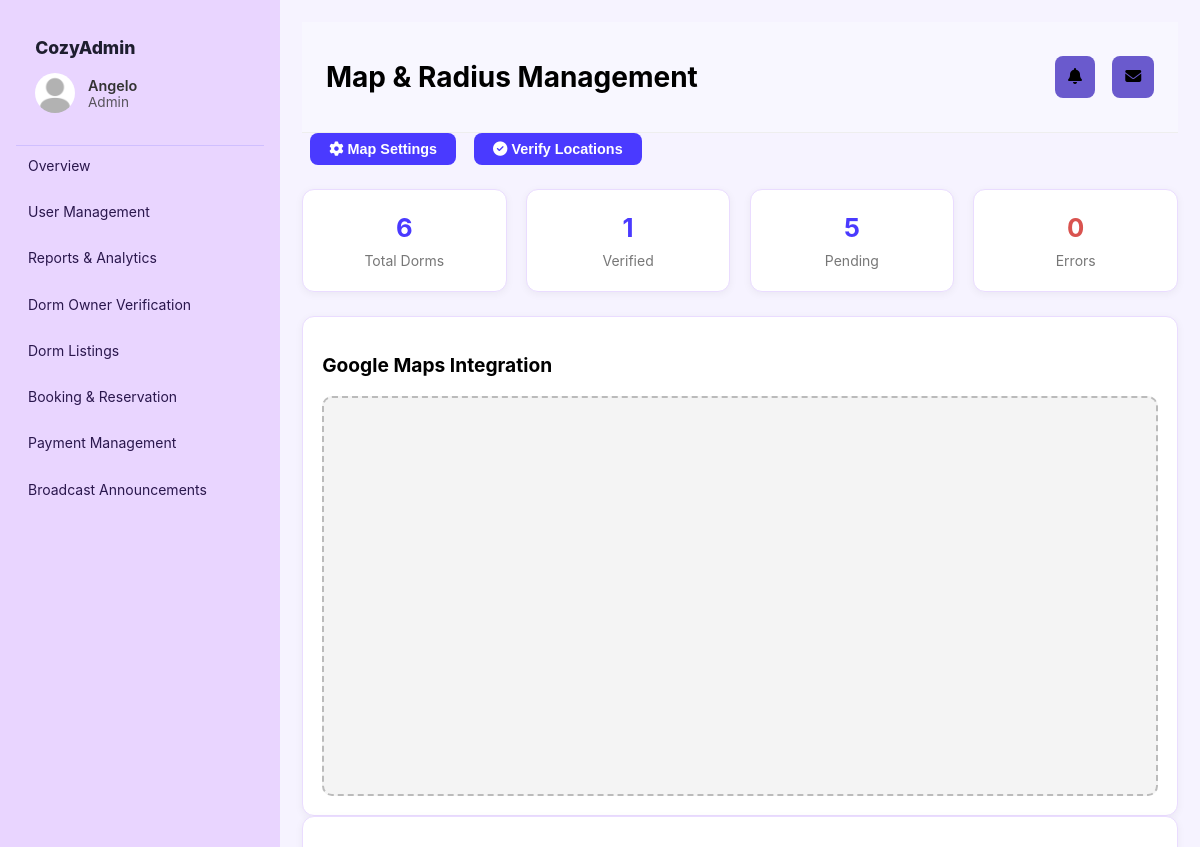
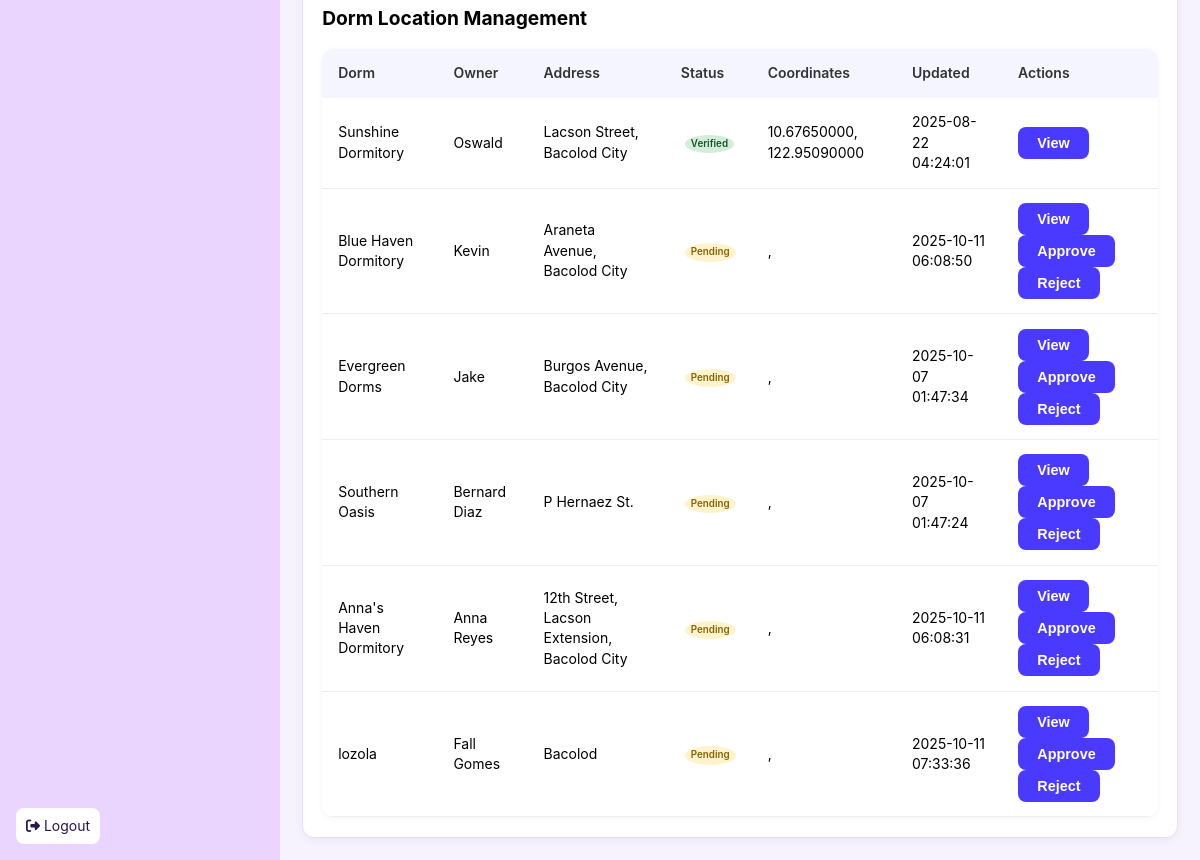
Page /Main/modules/map_radius.php (signed in) on the earlier database version (2 pictures, top to bottom).
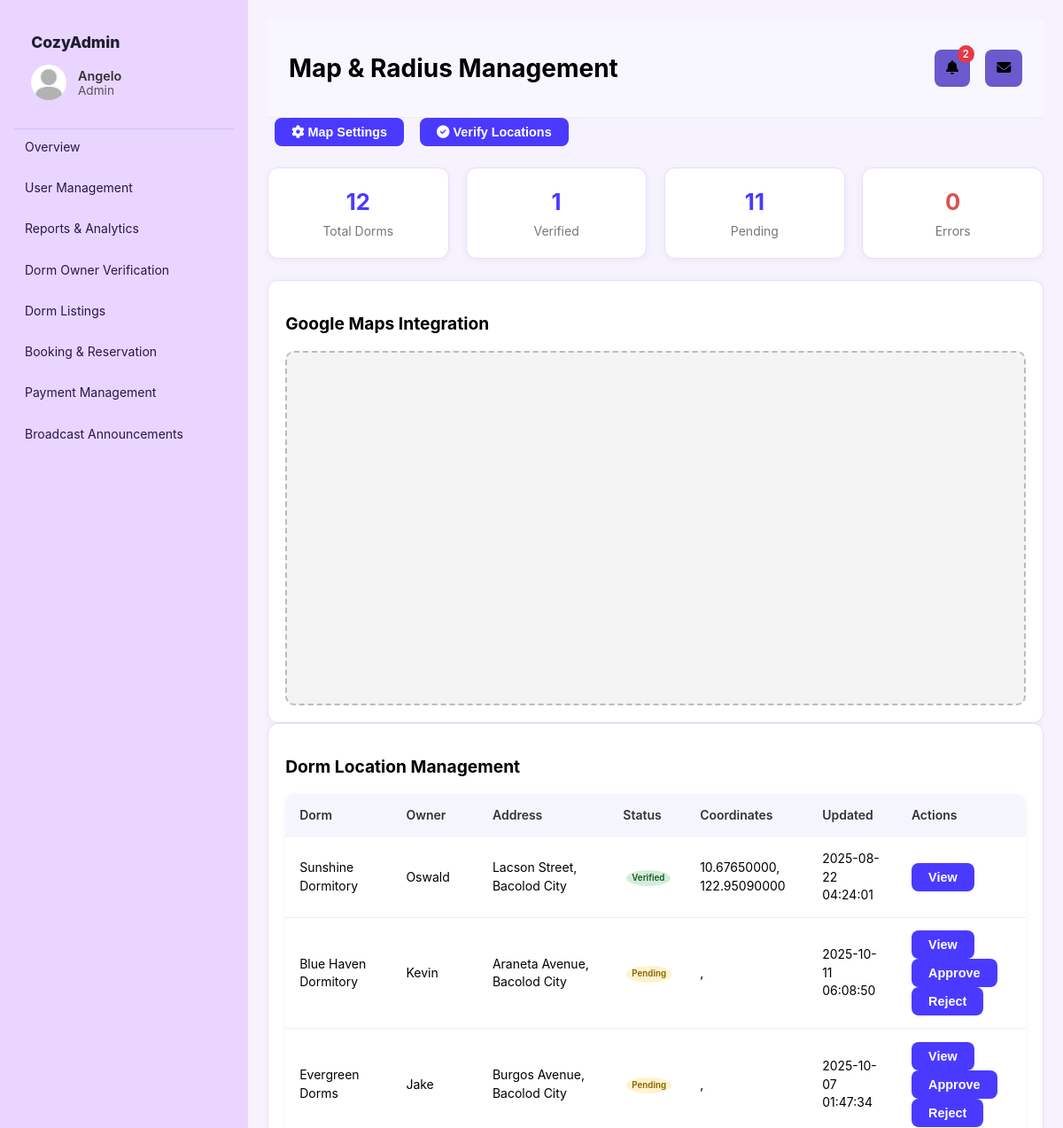
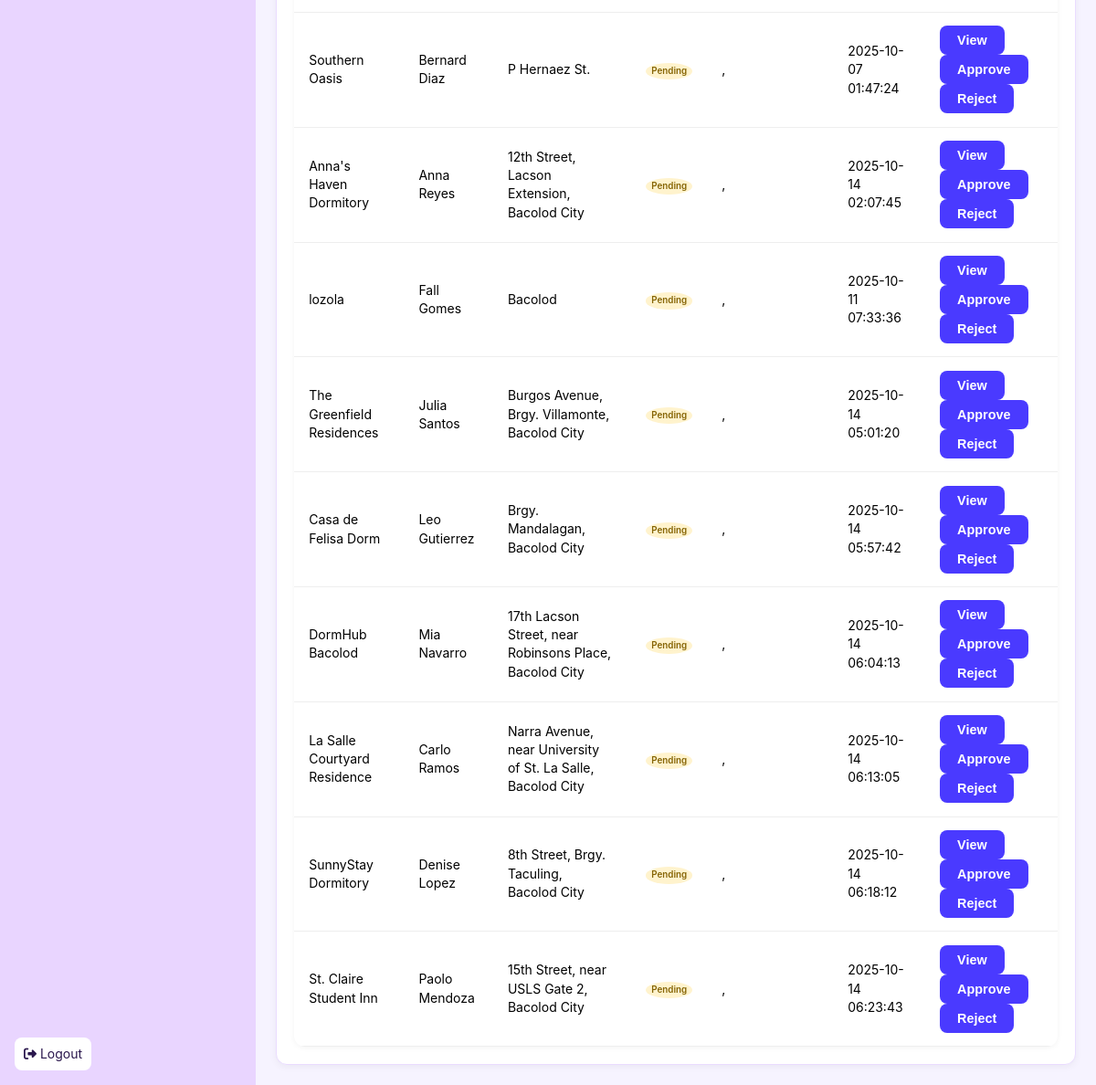
Same page on the later database version (2 pictures, top to bottom).
### tables this page shows
CREATE TABLE `dormitories` (
  `dorm_id` int(11) NOT NULL,
  `owner_id` int(11) NOT NULL,
  `name` varchar(150) NOT NULL,
  `address` varchar(255) NOT NULL,
  `description` text DEFAULT NULL,
  `verified` tinyint(1) DEFAULT 0,
  `created_at` timestamp NOT NULL DEFAULT current_timestamp(),
  `latitude` decimal(10,8) DEFAULT NULL,
  `longitude` decimal(11,8) DEFAULT NULL,
  `status` enum('pending','verified','error') NOT NULL DEFAULT 'pending',
  `updated_at` timestamp NOT NULL DEFAULT current_timestamp() ON UPDATE current_timestamp(),
  `cover_image` varchar(255) DEFAULT NULL,
  `features` text DEFAULT NULL
);

CREATE TABLE `users` (
  `user_id` int(11) NOT NULL,
  `name` varchar(100) NOT NULL,
  `address` varchar(255) DEFAULT NULL,
  `email` varchar(150) NOT NULL,
  `password` varchar(255) NOT NULL,
  `role` enum('admin','owner','student') NOT NULL DEFAULT 'student',
  `created_at` timestamp NOT NULL DEFAULT current_timestamp(),
  `verified` tinyint(1) NOT NULL DEFAULT 0 COMMENT '0 = Pending, 1 = Verified, -1 = Rejected',
  `phone` varchar(20) DEFAULT NULL,
  `license_no` varchar(100) DEFAULT NULL,
  `profile_pic` varchar(255) DEFAULT NULL,
  `id_document` varchar(255) DEFAULT NULL
);

### Main/auth.php (called while the page is built, shortened)
<?php
function current_user() {
    return $_SESSION['user'] ?? null;
}

### Main/modules/map_radius.php (the view, shortened to what the changed rows need)
<?php
require_once __DIR__ . '/../auth.php';
require_once __DIR__ . '/../config.php';
$page_title = "Map & Radius Management";
$sql = "
  SELECT d.dorm_id, d.name AS dorm_name, d.address, d.latitude, d.longitude,
         d.status, d.updated_at, u.name AS owner_name
  FROM dormitories d
  JOIN users u ON d.owner_id = u.user_id
";
$dorms = $pdo->query($sql)->fetchAll(PDO::FETCH_ASSOC);
include __DIR__ . '/../partials/header.php';
?>
<div class="grid-4">
  <div class="card stat"><h3><?=count($dorms)?></h3><p>Total Dorms</p></div>
  <div class="card stat"><h3><?=count(array_filter($dorms, fn($d)=>$d['status']==='pending'))?></h3><p>Pending</p></div>
</div>
<div class="card full">
  <h2>Google Maps Integration</h2>
</div>
<div class="card full">
  <h2>Dorm Location Management</h2>
  <table>
    <thead>
      <tr>
        <th>Dorm</th>
        <th>Owner</th>
        <th>Address</th>
        <th>Status</th>
        <th>Coordinates</th>
        <th>Updated</th>
        <th>Actions</th>
      </tr>
    </thead>
    <tbody>
      <?php foreach ($dorms as $d): ?>
        <tr>
          <td><?=htmlspecialchars($d['dorm_name'])?></td>
          <td><?=htmlspecialchars($d['owner_name'])?></td>
          <td><?=htmlspecialchars($d['address'])?></td>
          <td>
            <?php if ($d['status'] === 'verified'): ?>
              <span class="badge success">Verified</span>
            <?php elseif ($d['status'] === 'pending'): ?>
              <span class="badge warning">Pending</span>
            <?php else: ?>
              <span class="badge error">Error</span>
            <?php endif; ?>
          </td>
          <td><?=htmlspecialchars($d['latitude'])?>, <?=htmlspecialchars($d['longitude'])?></td>
          <td><?=htmlspecialchars($d['updated_at'])?></td>
          <td>
            <form method="post" style="display:inline;">
              <button class="btn">View</button>
            </form>
            <?php if ($d['status'] === 'pending'): ?>
              <form method="post" style="display:inline;">
                <button class="btn success">Approve</button>
              </form>
              <form method="post" style="display:inline;">
                <button class="btn error">Reject</button>
              </form>
            <?php endif; ?>
          </td>
        </tr>
      <?php endforeach; ?>
    </tbody>
  </table>
</div>
<?php include __DIR__ . '/../partials/footer.php'; ?>

### Main/partials/header.php (shortened to what the changed rows need)
<?php
require_once __DIR__ . '/../auth.php';
$user = current_user();
require_once __DIR__ . '/../config.php';
$unread_announcements = 0;
if ($user && isset($user['user_id'])) {
    $stmt = $pdo->prepare("
        SELECT COUNT(*)
        FROM announcements a
        LEFT JOIN announcement_reads ar
          ON a.id = ar.announcement_id AND ar.user_id = ?
        WHERE ar.read_at IS NULL
          AND (
            a.audience = 'All Hosts'
            OR (a.audience = 'Students' AND ? = 'student')
            OR (a.audience IN ('Verified Owners','Pending Owners','All Hosts') AND ? = 'owner')
          )
    ");
    $stmt->execute([$user['user_id'], $user['role'], $user['role']]);
    $unread_announcements = (int)$stmt->fetchColumn();
}
$announcement_page = "#";
if ($user['role'] === 'student') {
    $message_page = "/../modules/student_messages.php";
    $announcement_page = "/../modules/student_announcements.php";
} elseif ($user['role'] === 'owner') {
    $message_page = "/../modules/owner_messages.php";
    $announcement_page = "/../modules/owner_announcements.php";
} elseif ($user['role'] === 'admin') {
    $announcement_page = "/../modules/announcements.php";
}
?>
<!doctype html>
<html lang="en">
<head>
  <link rel="stylesheet" href="/../assets/style.css">
  <link rel="stylesheet" href="/../assets/modules.css">
  <link rel="stylesheet" href="https://cdnjs.cloudflare.com/ajax/libs/font-awesome/6.5.0/css/all.min.css">
</head>
<body>
  <main class="main">
    <header class="topbar">
      <div class="page-title">
        <?php if (isset($page_title)): ?>
          <h1><?= htmlspecialchars($page_title) ?></h1>
        <?php endif; ?>
      </div>
      <div class="header-actions">
        <a href="<?= $announcement_page ?>" class="btn-icon">
          <i class="fa fa-bell"></i>
          <?php if ($unread_announcements > 0): ?>
            <span class="badge"><?= $unread_announcements ?></span>
          <?php endif; ?>
        </a>
      </div>
    </header>

Differences in the rows shown:
changed dormitories "Anna's Haven Dormitory": updated_at "2025-10-11 06:08:31" → "2025-10-14 02:07:45"
added dormitories: name "The Greenfield Residences", owner.name "Julia Santos", address "Burgos Avenue, Brgy. Villamonte, Bacolod City", status "Pending", updated_at "2025-10-14 05:01:20"
added dormitories: name "Casa de Felisa Dorm", owner.name "Leo Gutierrez", address "Brgy. Mandalagan, Bacolod City", status "Pending", updated_at "2025-10-14 05:57:42"
added dormitories: name "DormHub Bacolod", owner.name "Mia Navarro", address "17th Lacson Street, near Robinsons Place, Bacolod City", status "Pending", updated_at "2025-10-14 06:04:13"
added dormitories: name "La Salle Courtyard Residence", owner.name "Carlo Ramos", address "Narra Avenue, near University of St. La Salle, Bacolod City", status "Pending", updated_at "2025-10-14 06:13:05"
added dormitories: name "SunnyStay Dormitory", owner.name "Denise Lopez", address "8th Street, Brgy. Taculing, Bacolod City", status "Pending", updated_at "2025-10-14 06:18:12"
added dormitories: name "St. Claire Student Inn", owner.name "Paolo Mendoza", address "15th Street, near USLS Gate 2, Bacolod City", status "Pending", updated_at "2025-10-14 06:23:43"
Other differences:
$unread_announcements: (not shown) → "2"
count($dorms): "6" → "12"
count(array_filter($dorms, fn($d)=>$d['status']==='pending')): "5" → "11"
